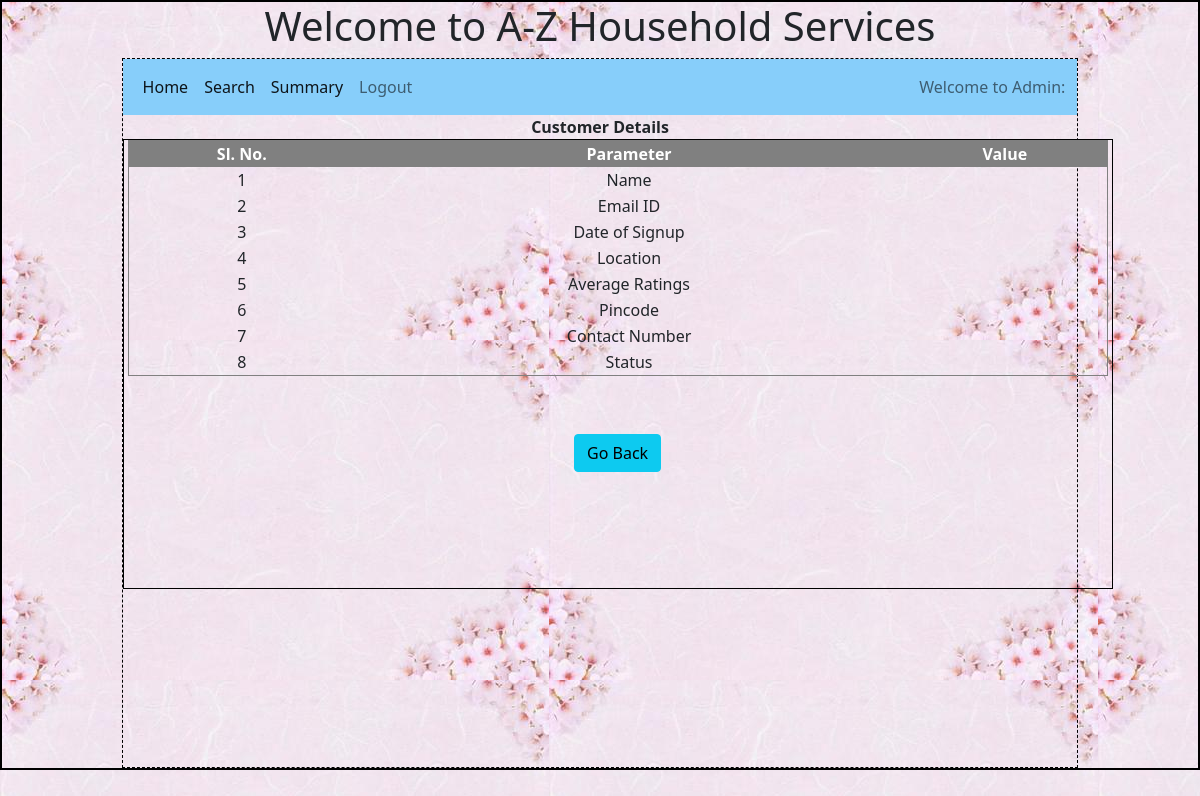
Page /admin/customer_details/3/Cam Holden on the earlier database version.
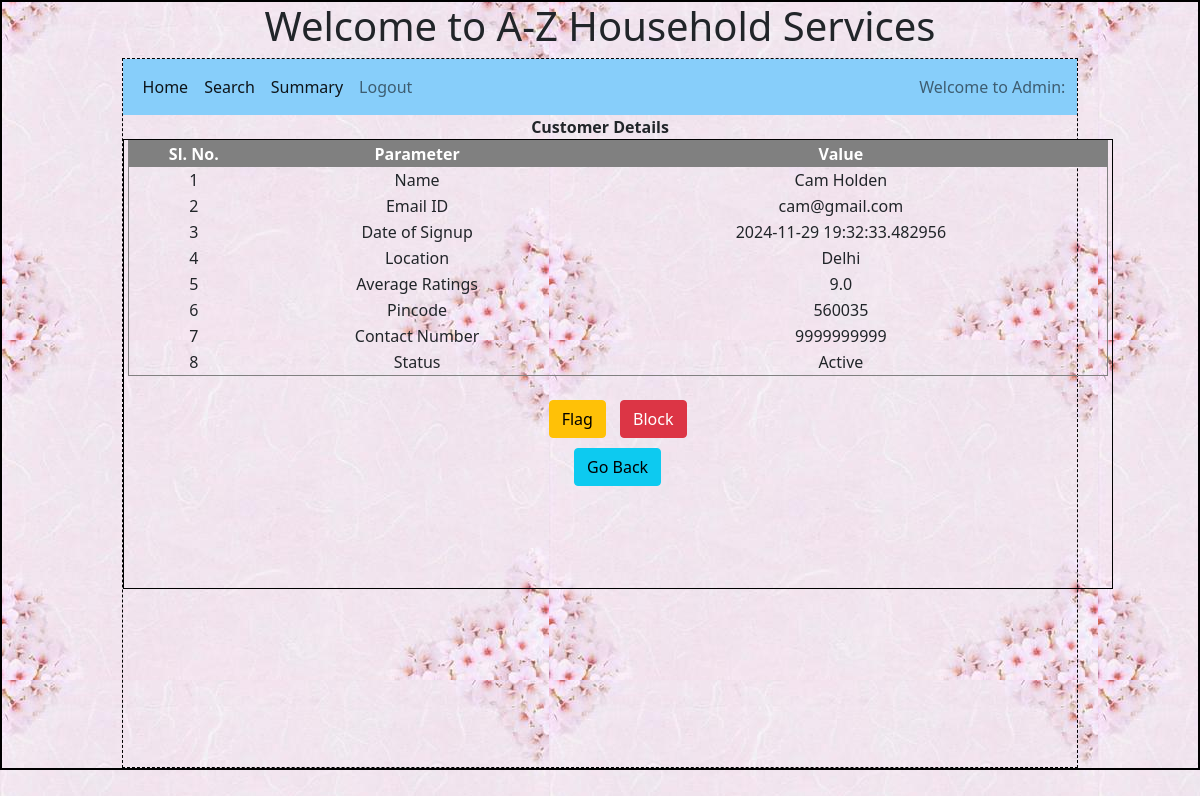
Same page on the later database version.
### backend/models.py (models this page shows)
class Customer(db.Model):
    __tablename__ = 'customer' # If we do not define this, the model auto assigns name as lower case of class name
    id=db.Column(db.Integer,primary_key=True)
    email=db.Column(db.String,unique=True, nullable = False)
    name = db.Column(db.String, nullable = False)
    password = db.Column(db.String, nullable = False)
    role = db.Column(db.Integer, default =1) # admin - 0, customer - 1
    date_of_signup = db.Column(db.DateTime, default = datetime.now) # NEED TO CONFIRM on type
    contact_number = db.Column(db.String, nullable = False)
    location = db.Column(db.String, nullable = False)
    pin_code = db.Column(db.String, nullable = False)
    avg_ratings = db.Column(db.Float)
    status = db.Column(db.String, default = 'Active') # Active , Flagged ,  Blocked
    sr = db.relationship('Service_request', cascade = 'all, delete', backref = 'customer', lazy = True)
    ratings = db.relationship('Rating', cascade = 'all, delete', backref = 'customer', lazy = True)

### backend/controllers.py (the view)
@app.route("/admin/customer_details/<customer_id>/<uname>")
def customer_details(customer_id, uname):
    customer = Customer.query.filter_by(id = customer_id).first()
    return render_template('customer_details.html',customer=customer, uname=uname)

### templates/customer_details.html
{%extends "admin_layout.html"%}
{%block content%}
<div style="text-align: center;">
    <p style="margin: auto ;"><b>Customer Details</b> </p>
  </div>
  <div style="width:990px; height:450px; overflow-y:auto;margin: auto;margin-bottom: 10px; text-align: center; border: 1px solid black;">
    <table cellspacing="0" cellpadding="1" border="1" width="980" style="margin: auto;">
    <tr style="color:white;background-color:grey;text-align: center;position: sticky;">
        <th>Sl. No.</th>
        <th>Parameter</th>
        <th>Value</th>
    </tr>
    <tr>
        <td>1</td>
        <td>Name</td>
        <td>{{customer.name}}</td>
    </tr>
    <tr>
        <td>2</td>
        <td>Email ID</td>
        <td>{{customer.email}}</td>
    </tr>
    <tr>
        <td>3</td>
        <td>Date of Signup</td>
        <td>{{customer.date_of_signup}}</td>
    </tr>
    <tr>
        <td>4</td>
        <td>Location</td>
        <td>{{customer.location}}</td>
    </tr>
    <tr>
        <td>5</td>
        <td>Average Ratings</td>
        <td>{{customer.avg_ratings}}</td>
    </tr>
    <tr>
        <td>6</td>
        <td>Pincode</td>
        <td>{{customer.pin_code}}</td>
    </tr>
    <tr>
        <td>7</td>
        <td>Contact Number</td>
        <td>{{customer.contact_number}}</td>
    </tr>
    <tr>
        <td>8</td>
        <td>Status</td>
        <td>{{customer.status}}</td>
    </tr>
    </table>
    <br>
    {%if (customer.status == 'Active')%}
    <a href="/admin/customer/flag/{{customer.id}}/{{uname}}" type="button" class="btn btn-warning" style="display: inline;margin-right: 5px;">Flag</a>
    <a href="/admin/customer/block/{{customer.id}}/{{uname}}" type="button" class="btn btn-danger" style="display: inline; margin-left: 5px;">Block</a>
    {%elif (customer.status == 'Flagged')%}
    <a href="/admin/customer/block/{{customer.id}}/{{uname}}" type="button" class="btn btn-danger" style="display: inline; margin-right: 5px;">Block</a>
    <a href="/admin/customer/active/{{customer.id}}/{{uname}}" type="button" class="btn btn-success" style="display: inline; margin-left: 5px;">Unflag</a>
    {%elif (customer.status == 'Blocked')%}
    <a href="/admin/customer/active/{{customer.id}}/{{uname}}" type="button" class="btn btn-success" style="display: inline; margin-right: 5px;">Unblock</a>
    <a href="/admin/customer/flag/{{customer.id}}/{{uname}}" type="button" class="btn btn-warning" style="display: inline; margin-left: 5px;">Flag</a>
    {%endif%}
    <br>
    <a href="/admin/{{uname}}" type="button" class="btn btn-info" style="margin-top: 10px;">Go Back</a>
</div>
{%endblock%}

Differences in the rows shown:
added Customer: name "Cam Holden", email "cam@gmail.com", date_of_signup "2024-11-29 19:32:33.482956", location "Delhi", avg_ratings "9.0", pin_code "560035", contact_number "9999999999", status "Active"
Other differences:
text now shown: "Flag Block"
